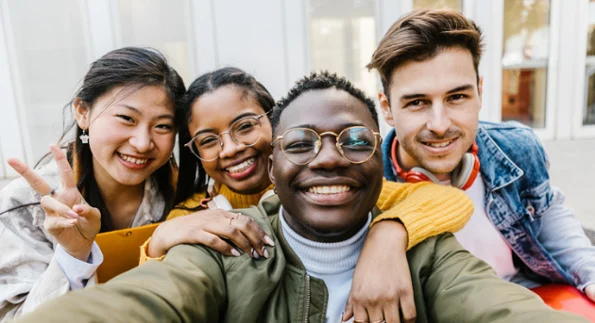
#> input picture CV-Lab/Lab-6/Res/people.webp, 595 x 323 px
$ python q2.py
#> lines starting #> are read from the running program, lines starting #| are printed output that depends on the picture
import numpy as np
import cv2 as cv

IMAGE_PATH = "./Res/people.webp"

img = cv.imread(IMAGE_PATH)
#> img is the input picture: shape (323, 595, 3); mean B, G, R 139.1, 151.1, 164.2
gray = cv.cvtColor(img, cv.COLOR_BGR2GRAY)
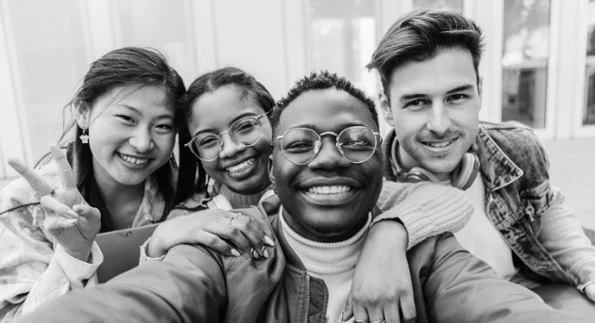
#> gray: shape (323, 595); min 0, max 253, mean 153.6
# Initiate ORB detector
orb = cv.ORB_create()

# find the keypoints with ORB
kp, des = orb.detectAndCompute(gray, None)
#> kp = 500 keypoints; strongest (x, y, size): (84, 142, 31), (87, 134, 31), (86, 133, 37.2), (81, 137, 31)

print(kp[0])
#> (printed output is left out)
print(des.shape)
#| (500, 32)

# draw only keypoints location,not size and orientation
img = cv.drawKeypoints(gray, kp, img)
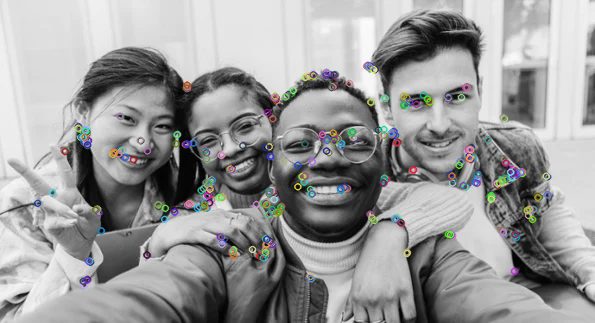
#> img: shape (323, 595, 3); mean B, G, R 154, 154.1, 153.9

cv.imshow('ORB', img)
cv.waitKey(0)

cv.destroyAllWindows()

IMAGE_PATH_1 = "./Res/people.webp"
IMAGE_PATH_2 = "./Res/rotated.jpeg"

gray1 = cv.imread(IMAGE_PATH_1, cv.IMREAD_GRAYSCALE)
gray2 = cv.imread(IMAGE_PATH_2, cv.IMREAD_GRAYSCALE)
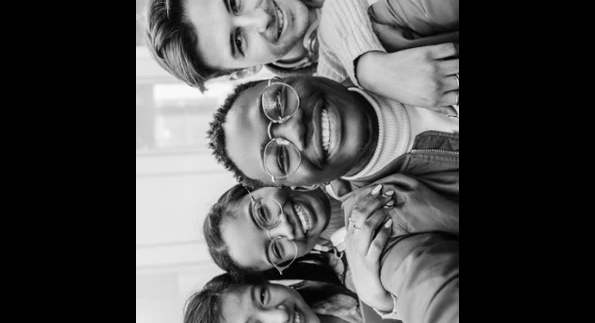
#> input picture CV-Lab/Lab-6/Res/rotated.jpeg, 595 x 323 px
#> gray2 is the input picture: shape (323, 595); min 0, max 251, mean 74.8

orb = cv.ORB_create()

kp1, des1 = orb.detectAndCompute(gray1, None)
#> kp1 has the same summary as kp
kp2, des2 = orb.detectAndCompute(gray2, None)
#> kp2 = 500 keypoints; strongest (x, y, size): (338, 253, 37.2), (224, 271, 31), (273, 123, 31), (223, 271, 44.6)

# BFMatcher with default params
bf = cv.BFMatcher()
matches = bf.knnMatch(des1, des2, k=2)
#> matches = 500 matches

# ratio test as per Lowe's paper
good = []
for i,(m,n) in enumerate(matches):
    if m.distance > 0.75 * n.distance:
        good.append([m])
#> after the loop, good = 347 matches

img3 = cv.drawMatchesKnn(gray1, kp1, gray2, kp2, good, None, flags=cv.DrawMatchesFlags_NOT_DRAW_SINGLE_POINTS)
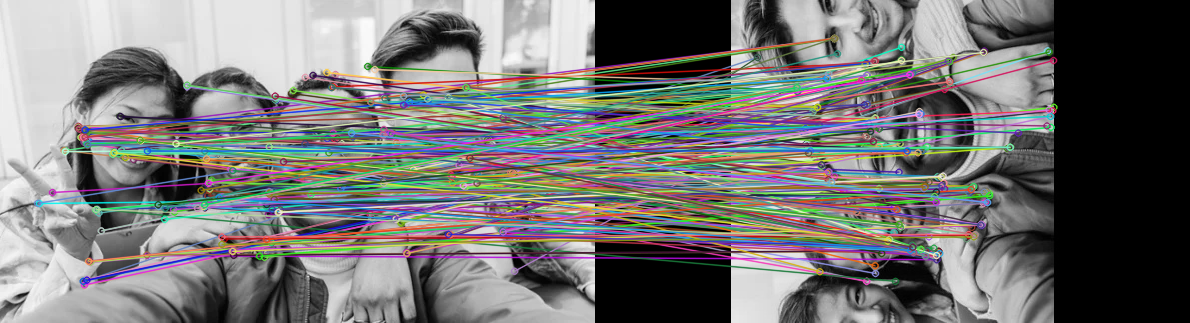
#> img3: shape (323, 1190, 3); mean of channels 0, 1, 2 116, 116.7, 117.4; drawn as B, G, R

cv.imshow('Matches', img3)
cv.waitKey(0)

cv.destroyAllWindows()
